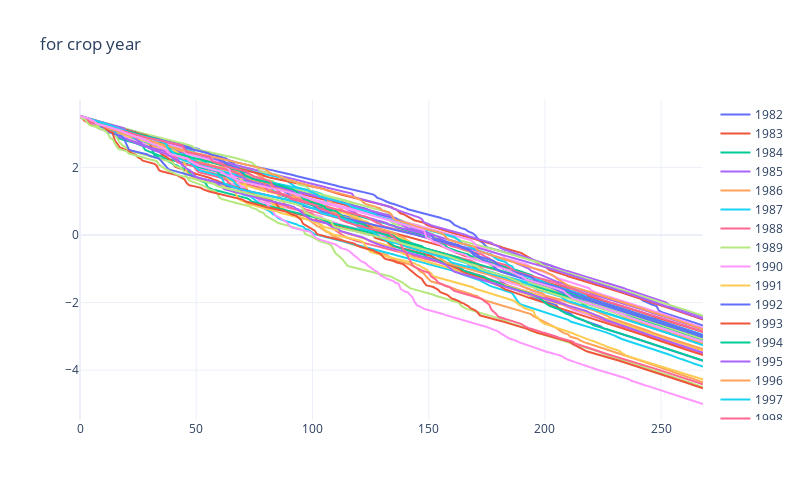

The notebook cell saved with this chart:
### Code cell
# plot data
# impossible to interprate results
x = clustering_data.columns

fig = go.Figure()

# number of the years
for i in range(0, 39):
  fig.add_trace(
      go.Scatter(x=x, y=clustering_data.values[i], name=str(clustering_data.index[i]))
  )
  

fig.update_layout(
    title="for crop year",
    height=500,
    width=800
)

fig.show()

### Figure 1 — Plotly figure (JSON) as saved in the notebook; plotly's stock layout.template omitted (floating-point values rounded to 4 significant figures; data arrays with more than 128 entries replaced by an {"elided": "..."} marker saying what was removed)
{"data": [{"name": "1982", "type": "scatter", "x": {"elided": "269 int values"}, "y": {"elided": "269 float values"}}, {"name": "1983", "type": "scatter", "x": {"elided": "269 int values"}, "y": {"elided": "269 float values"}}, {"name": "1984", "type": "scatter", "x": {"elided": "269 int values"}, "y": {"elided": "269 float values"}}, {"name": "1985", "type": "scatter", "x": {"elided": "269 int values"}, "y": {"elided": "269 float values"}}, {"name": "1986", "type": "scatter", "x": {"elided": "269 int values"}, "y": {"elided": "269 float values"}}, {"name": "1987", "type": "scatter", "x": {"elided": "269 int values"}, "y": {"elided": "269 float values"}}, {"name": "1988", "type": "scatter", "x": {"elided": "269 int values"}, "y": {"elided": "269 float values"}}, {"name": "1989", "type": "scatter", "x": {"elided": "269 int values"}, "y": {"elided": "269 float values"}}, {"name": "1990", "type": "scatter", "x": {"elided": "269 int values"}, "y": {"elided": "269 float values"}}, {"name": "1991", "type": "scatter", "x": {"elided": "269 int values"}, "y": {"elided": "269 float values"}}, {"name": "1992", "type": "scatter", "x": {"elided": "269 int values"}, "y": {"elided": "269 float values"}}, {"name": "1993", "type": "scatter", "x": {"elided": "269 int values"}, "y": {"elided": "269 float values"}}, {"name": "1994", "type": "scatter", "x": {"elided": "269 int values"}, "y": {"elided": "269 float values"}}, {"name": "1995", "type": "scatter", "x": {"elided": "269 int values"}, "y": {"elided": "269 float values"}}, {"name": "1996", "type": "scatter", "x": {"elided": "269 int values"}, "y": {"elided": "269 float values"}}, {"name": "1997", "type": "scatter", "x": {"elided": "269 int values"}, "y": {"elided": "269 float values"}}, {"name": "1998", "type": "scatter", "x": {"elided": "269 int values"}, "y": {"elided": "269 float values"}}, {"name": "1999", "type": "scatter", "x": {"elided": "269 int values"}, "y": {"elided": "269 float values"}}, {"name": "2000", "type": "scatter", "x": {"elided": "269 int values"}, "y": {"elided": "269 float values"}}, {"name": "2001", "type": "scatter", "x": {"elided": "269 int values"}, "y": {"elided": "269 float values"}}, {"name": "2002", "type": "scatter", "x": {"elided": "269 int values"}, "y": {"elided": "269 float values"}}, {"name": "2003", "type": "scatter", "x": {"elided": "269 int values"}, "y": {"elided": "269 float values"}}, {"name": "2004", "type": "scatter", "x": {"elided": "269 int values"}, "y": {"elided": "269 float values"}}, {"name": "2005", "type": "scatter", "x": {"elided": "269 int values"}, "y": {"elided": "269 float values"}}, {"name": "2006", "type": "scatter", "x": {"elided": "269 int values"}, "y": {"elided": "269 float values"}}, {"name": "2007", "type": "scatter", "x": {"elided": "269 int values"}, "y": {"elided": "269 float values"}}, {"name": "2008", "type": "scatter", "x": {"elided": "269 int values"}, "y": {"elided": "269 float values"}}, {"name": "2009", "type": "scatter", "x": {"elided": "269 int values"}, "y": {"elided": "269 float values"}}, {"name": "2010", "type": "scatter", "x": {"elided": "269 int values"}, "y": {"elided": "269 float values"}}, {"name": "2011", "type": "scatter", "x": {"elided": "269 int values"}, "y": {"elided": "269 float values"}}, {"name": "2012", "type": "scatter", "x": {"elided": "269 int values"}, "y": {"elided": "269 float values"}}, {"name": "2013", "type": "scatter", "x": {"elided": "269 int values"}, "y": {"elided": "269 float values"}}, {"name": "2014", "type": "scatter", "x": {"elided": "269 int values"}, "y": {"elided": "269 float values"}}, {"name": "2015", "type": "scatter", "x": {"elided": "269 int values"}, "y": {"elided": "269 float values"}}, {"name": "2016", "type": "scatter", "x": {"elided": "269 int values"}, "y": {"elided": "269 float values"}}, {"name": "2017", "type": "scatter", "x": {"elided": "269 int values"}, "y": {"elided": "269 float values"}}, {"name": "2018", "type": "scatter", "x": {"elided": "269 int values"}, "y": {"elided": "269 float values"}}, {"name": "2019", "type": "scatter", "x": {"elided": "269 int values"}, "y": {"elided": "269 float values"}}, {"name": "2020", "type": "scatter", "x": {"elided": "269 int values"}, "y": {"elided": "269 float values"}}], "layout": {"height": 500, "title": {"text": "for crop year"}, "width": 800}}
